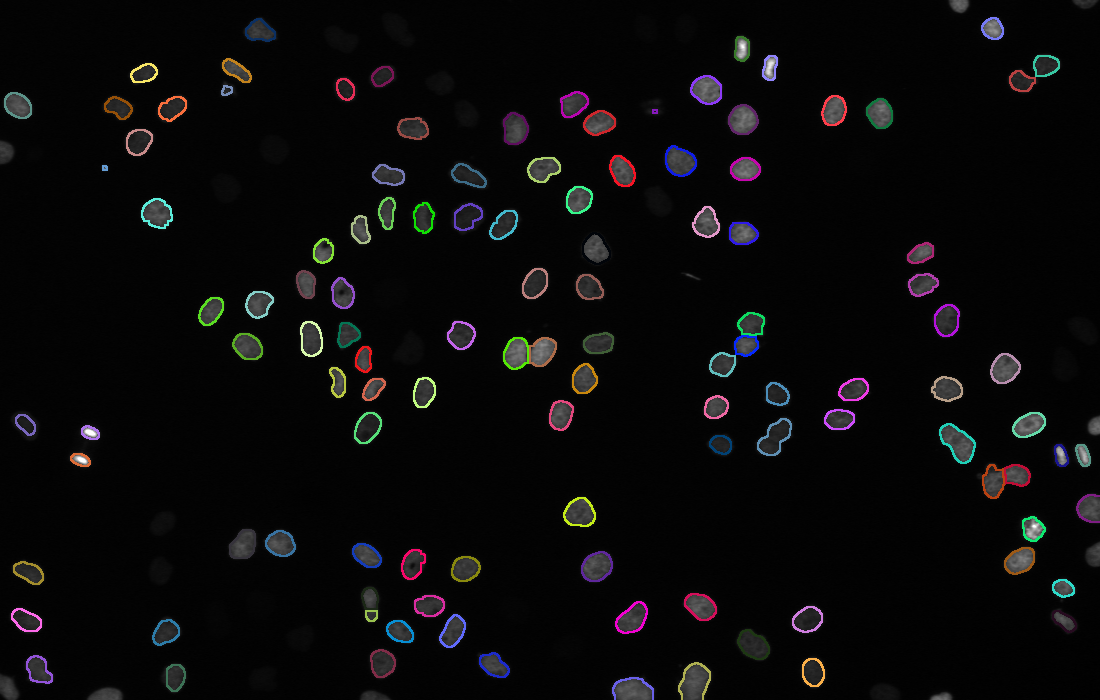
#> input picture Contour/t000.png, 1100 x 700 px, found by its file name
$ jupyter execute --allow-errors contour_path.ipynb   (shell and % lines are left out)
#> lines starting #> are read from the running program, lines starting #| are printed output that depends on the picture; after the words box and inside, x2 and y2 are one past the last pixel; in counts of white or black regions, pixels touching at a corner belong together; pictures that were not available may be replaced by others from this repository, and a replacement may not be noted
[cell 1]
# probably you need to update the token to your own

[cell 2]
# unzip the dataset
# update the dataset path to your own path on google drive!

[cell 3]
import os
def mk_dirs(path):
  if not os.path.isdir(path):
      os.makedirs(path)

# create folders
mk_dirs('COMP9517_Project/centroid/centroid/')
mk_dirs('COMP9517_Project/centroid/gif/')
mk_dirs('COMP9517_Project/Contour/')
mk_dirs('COMP9517_Project/ImgReadPng/')
#> further down, png is the input picture: shape (700, 1100, 3); mean B, G, R 10.1, 9.7, 10.2
#> `gray = cv2.cvtColor(png, cv2.COLOR_BGR2GRAY)`:
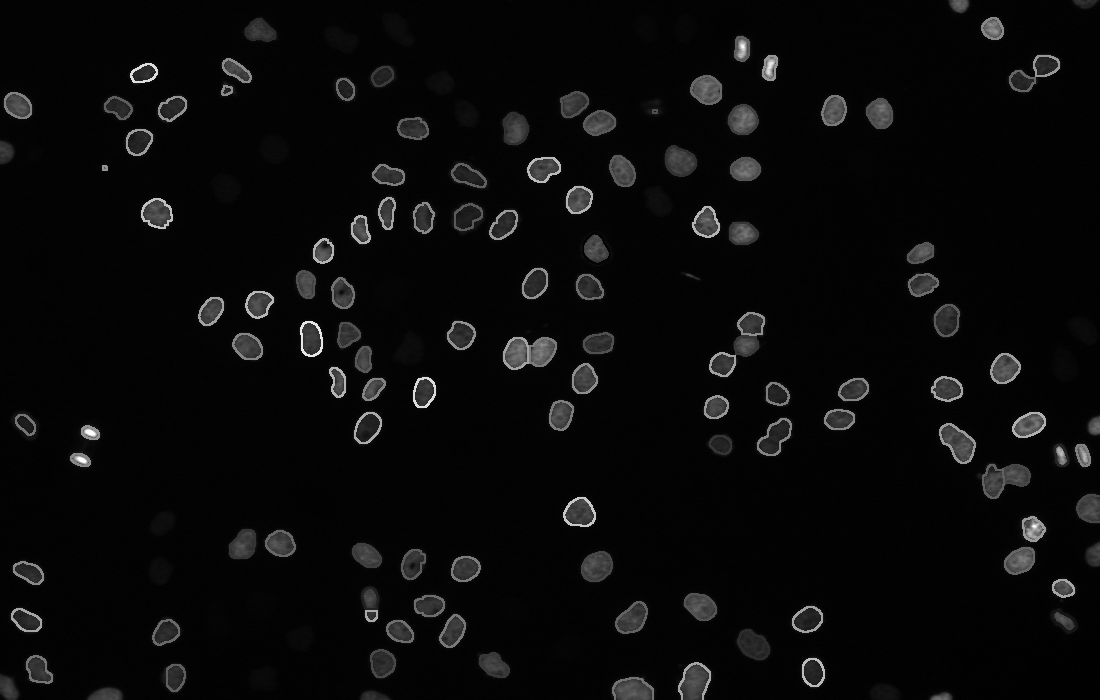
#> gray: shape (700, 1100); min 0, max 255, mean 9.9
#> `ret, thresh = cv2.threshold(gray, 30, 255, cv2.THRESH_BINARY)`:
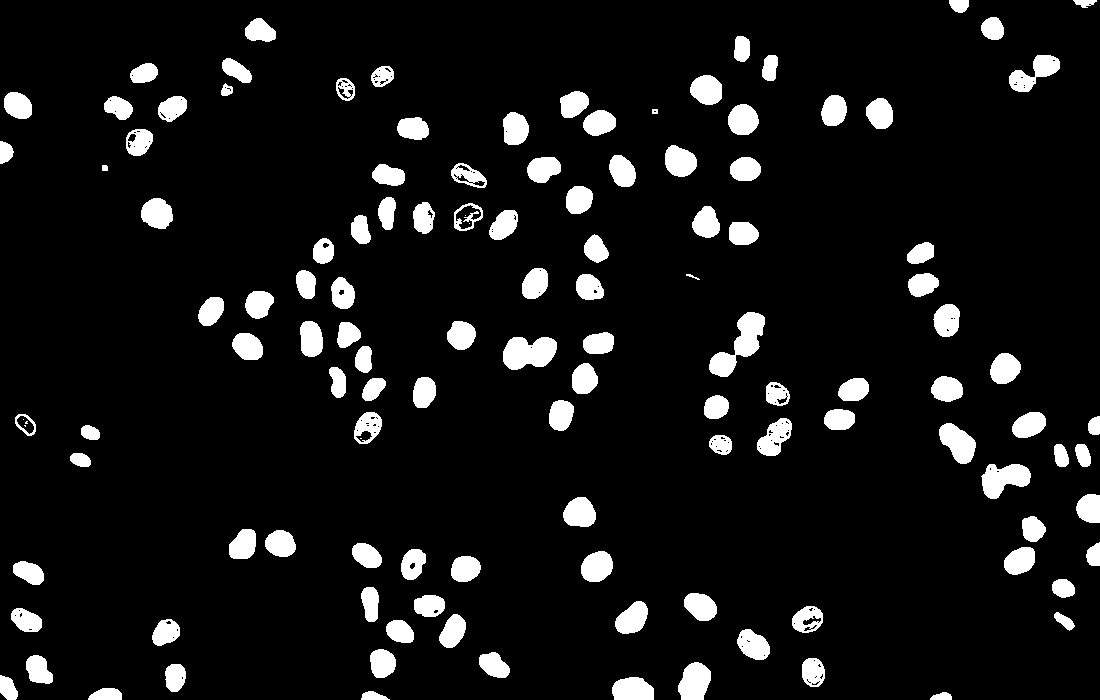
#> thresh: shape (700, 1100); 8.3% white; 126 white regions (6 under 20 px)
#> `contours, hierarchy = cv2.findContours( thresh, cv2.RETR_TREE, cv2.CHA..`: contours = 283 contours, 147 with area under 20; largest, box (x1, y1, x2, y2) and area: (709, 312, 765, 377) 1426, (503, 337, 557, 370) 1300, (981, 464, 1031, 499) 1066, (678, 662, 711, 700) 907, (939, 423, 976, 464) 904
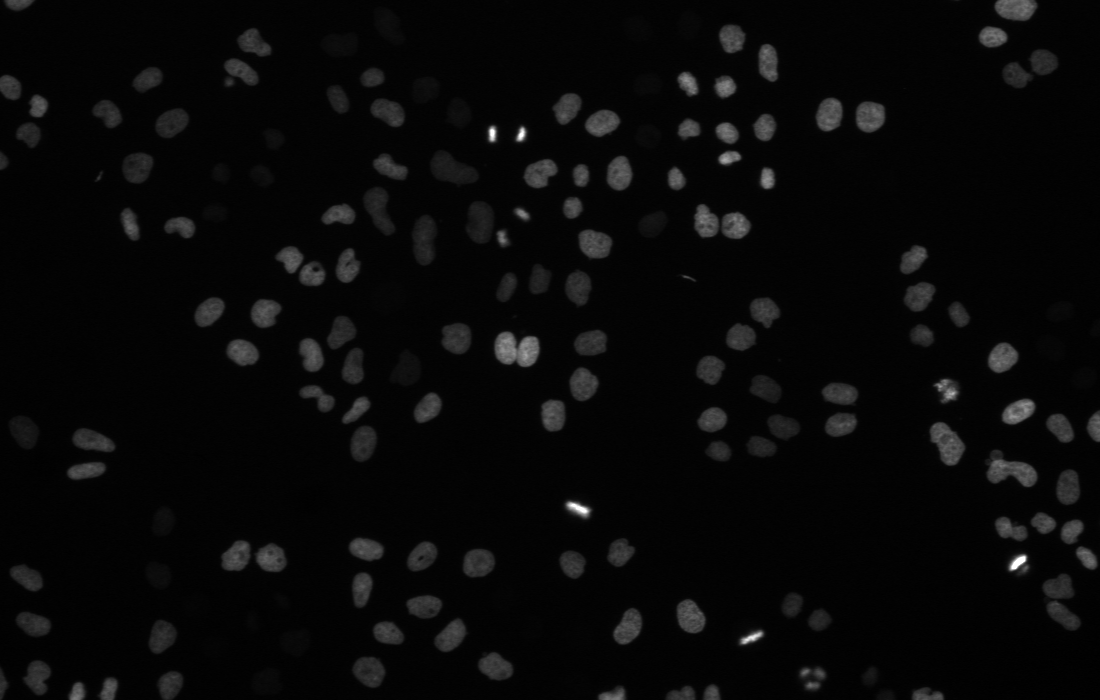
#> input picture Sequences_p/02/t005.png, 1100 x 700 px, given as the content of the folder Sequences_p/02_ml_pred_alg_tra/, which was not available
#> further down, img is the input picture: shape (700, 1100, 4); mean B, G, R, A 8.3, 8.3, 8.3, 255
#> `labels = np.unique(img)`: labels = 229 values from 0 to 255

%cd COMP9517_Project/

[cell 4]
import cv2
import numpy as np
from skimage.morphology import reconstruction
from skimage.feature import peak_local_max
from scipy import ndimage as ndi
from scipy import ndimage
import matplotlib.pyplot as plt
import os
import imageio
from osgeo import gdal

def mk_dirs(path):
  if not os.path.isdir(path):
      os.makedirs(path)

# [60 lines left out: functions fill_small_holes, remove_small_dots, remove_border_object, binarize_and_optimize_image, extract_boundary, not called in this run]

# img_folder = '/content/Sequences_p/pseudo_masks/01/'
# des = '/content/test.gif'
def to_gif(img_folder:str, des:str):
    '''
    Warning: This function may only work on Colab

    Args:
        img_folder: folder that contain images to be compressed to gif
        des: destination for .gif file
    Output:
        saved .gif file on destination
    '''
    filenames = sorted(os.listdir(img_folder))
    # print(filenames)
    images = []

    for filename in filenames:
        if filename.split('.')[-1]=='tif':
          images.append(gdal.Open(img_folder+filename).ReadAsArray())
        else:
          images.append(imageio.imread(img_folder+filename))
    imageio.mimsave(des, images)

# [7 lines left out: function plot_two_imgs, not called in this run]

# get all pos on image for given label
def get_pos_list(img:np.array, label:int) -> [tuple]:
    '''
    Args:
    img: TRA image(.tif) or instance segmentation image in np.array type
    label: label for a unique cell
    '''
    out = list(zip(*np.where(img==label)))
    # reverse the output list so that x=tuple[0], y=tuple[1]
    reversed = [t[::-1] for t in out]
    return reversed

# calculate the centroid of a list of positions
# [27 lines left out: functions get_centroid, get_all_centroids, not called in this run]

from sklearn.cluster import KMeans
import math
# use child positions to inference the posision of parent
# [25 lines left out: functions group_child, flatten, get_average, not called in this run]

[cell 5]
pngfile = 'Sequences_p/02/'
pngnames = sorted(os.listdir(pngfile))
pngname = 't000.png'

Orig_img_folder = 'Sequences_p/02_ml_pred_alg_tra/'
filenames = sorted(os.listdir(Orig_img_folder))

switch = False

labelColor = {}

#> (the rest of this cell did not finish here and is left out)
